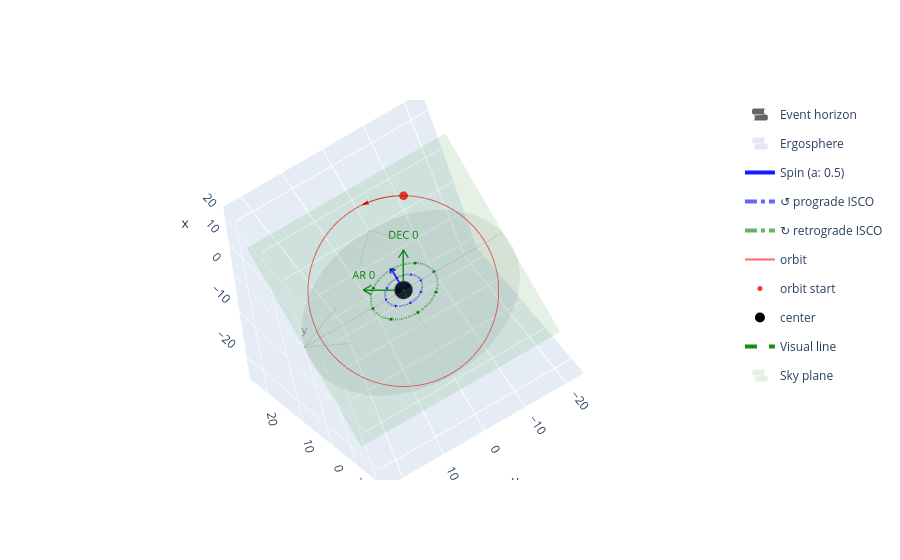

Notebook cell for this chart:
### Code cell
plot = PlotKerr(kerr)
plot.add_path(path)
fig_3d = plot.plot()
fig_3d.write_html(f"{FIGURES_DIR}/orbit_coordinate_validation.html")
fig_3d

### Figure 1 — Plotly figure (JSON) as saved in the notebook; plotly's stock layout.template omitted (floating-point values rounded to 4 significant figures; data arrays with more than 128 entries replaced by an {"elided": "..."} marker saying what was removed)
{"data": [{"colorscale": [[0, "black"], [1, "black"]], "name": "Event horizon", "opacity": 0.6, "showlegend": true, "showscale": false, "type": "surface", "x": {"elided": "60x60 float values"}, "y": {"elided": "60x60 float values"}, "z": {"elided": "60x60 float values"}}, {"colorscale": [[0, "royalblue"], [1, "royalblue"]], "name": "Ergosphere", "opacity": 0.15, "showlegend": true, "showscale": false, "type": "surface", "x": {"elided": "60x60 float values"}, "y": {"elided": "60x60 float values"}, "z": {"elided": "60x60 float values"}}, {"legendgroup": "Spin (a: 0.5)", "line": {"color": "blue", "width": 4}, "mode": "lines", "name": "Spin (a: 0.5)", "opacity": 0.9, "showlegend": true, "type": "scatter3d", "x": [0, 0], "y": [0, 0], "z": [2, 7]}, {"legendgroup": "Spin (a: 0.5)", "line": {"color": "blue", "width": 4}, "mode": "lines", "opacity": 0.9, "showlegend": false, "type": "scatter3d", "x": [0, 0], "y": [0, 0.6], "z": [7, 6]}, {"legendgroup": "Spin (a: 0.5)", "line": {"color": "blue", "width": 4}, "mode": "lines", "opacity": 0.9, "showlegend": false, "type": "scatter3d", "x": [0, 0], "y": [0, -0.6], "z": [7, 6]}, {"legendgroup": "↺ prograde ISCO", "line": {"color": "blue", "dash": "dashdot", "width": 4}, "mode": "lines", "name": "↺ prograde ISCO", "opacity": 0.6, "type": "scatter3d", "x": [4.233, 4.227, 4.209, 4.18, 4.139, 4.086, 4.022, 3.947, 3.861, 3.764, 3.657, 3.539, 3.411, 3.274, 3.128, 2.973, 2.81, 2.639, 2.461, 2.276, 2.084, 1.887, 1.684, 1.477, 1.265, 1.051, 0.8327, 0.6125, 0.3906, 0.1676, -0.05587, -0.2792, -0.5017, -0.7228, -0.9419, -1.158, -1.372, -1.581, -1.786, -1.986, -2.181, -2.369, -2.551, -2.726, -2.893, -3.052, -3.202, -3.344, -3.476, -3.599, -3.712, -3.814, -3.905, -3.986, -4.056, -4.114, -4.161, -4.196, -4.22, -4.232, -4.232, -4.22, -4.196, -4.161, -4.114, -4.056, -3.986, -3.905, -3.814, -3.712, -3.599, -3.476, -3.344, -3.202, -3.052, -2.893, -2.726, -2.551, -2.369, -2.181, -1.986, -1.786, -1.581, -1.372, -1.158, -0.9419, -0.7228, -0.5017, -0.2792, -0.05587, 0.1676, 0.3906, 0.6125, 0.8327, 1.051, 1.265, 1.477, 1.684, 1.887, 2.084, 2.276, 2.461, 2.639, 2.81, 2.973, 3.128, 3.274, 3.411, 3.539, 3.657, 3.764, 3.861, 3.947, 4.022, 4.086, 4.139, 4.18, 4.209, 4.227, 4.233], "y": [0.0, 0.2234, 0.4462, 0.6677, 0.8874, 1.105, 1.319, 1.529, 1.735, 1.937, 2.133, 2.323, 2.506, 2.683, 2.852, 3.013, 3.166, 3.309, 3.444, 3.569, 3.684, 3.789, 3.884, 3.967, 4.039, 4.101, 4.15, 4.188, 4.215, 4.23, 4.233, 4.224, 4.203, 4.171, 4.127, 4.071, 4.005, 3.927, 3.838, 3.738, 3.628, 3.508, 3.378, 3.239, 3.09, 2.933, 2.768, 2.595, 2.415, 2.228, 2.035, 1.837, 1.633, 1.424, 1.212, 0.9963, 0.7778, 0.5571, 0.3349, 0.1117, -0.1117, -0.3349, -0.5571, -0.7778, -0.9963, -1.212, -1.424, -1.633, -1.837, -2.035, -2.228, -2.415, -2.595, -2.768, -2.933, -3.09, -3.239, -3.378, -3.508, -3.628, -3.738, -3.838, -3.927, -4.005, -4.071, -4.127, -4.171, -4.203, -4.224, -4.233, -4.23, -4.215, -4.188, -4.15, -4.101, -4.039, -3.967, -3.884, -3.789, -3.684, -3.569, -3.444, -3.309, -3.166, -3.013, -2.852, -2.683, -2.506, -2.323, -2.133, -1.937, -1.735, -1.529, -1.319, -1.105, -0.8874, -0.6677, -0.4462, -0.2234, -1.037e-15], "z": [0.0, 0.0, 0.0, 0.0, 0.0, 0.0, 0.0, 0.0, 0.0, 0.0, 0.0, 0.0, 0.0, 0.0, 0.0, 0.0, 0.0, 0.0, 0.0, 0.0, 0.0, 0.0, 0.0, 0.0, 0.0, 0.0, 0.0, 0.0, 0.0, 0.0, 0.0, 0.0, 0.0, 0.0, 0.0, 0.0, 0.0, 0.0, 0.0, 0.0, 0.0, 0.0, 0.0, 0.0, 0.0, 0.0, 0.0, 0.0, 0.0, 0.0, 0.0, 0.0, 0.0, 0.0, 0.0, 0.0, 0.0, 0.0, 0.0, 0.0, 0.0, 0.0, 0.0, 0.0, 0.0, 0.0, 0.0, 0.0, 0.0, 0.0, 0.0, 0.0, 0.0, 0.0, 0.0, 0.0, 0.0, 0.0, 0.0, 0.0, 0.0, 0.0, 0.0, 0.0, 0.0, 0.0, 0.0, 0.0, 0.0, 0.0, 0.0, 0.0, 0.0, 0.0, 0.0, 0.0, 0.0, 0.0, 0.0, 0.0, 0.0, 0.0, 0.0, 0.0, 0.0, 0.0, 0.0, 0.0, 0.0, 0.0, 0.0, 0.0, 0.0, 0.0, 0.0, 0.0, 0.0, 0.0, 0.0, 0.0]}, {"hoverinfo": "skip", "legendgroup": "↺ prograde ISCO", "line": {"color": "blue", "width": 4}, "mode": "lines", "opacity": 1, "showlegend": false, "type": "scatter3d", "x": [4.233, 4.081, null, 4.233, 4.385], "y": [0, -0.254, null, 0, -0.254], "z": [0, 0, null, 0, 0]}, {"hoverinfo": "skip", "legendgroup": "↺ prograde ISCO", "line": {"color": "blue", "width": 4}, "mode": "lines", "opacity": 1, "showlegend": false, "type": "scatter3d", "x": [2.993, 3.065, null, 2.993, 3.281], "y": [2.993, 2.706, null, 2.993, 2.921], "z": [0, 0, null, 0, 0]}, {"hoverinfo": "skip", "legendgroup": "↺ prograde ISCO", "line": {"color": "blue", "width": 4}, "mode": "lines", "opacity": 1, "showlegend": false, "type": "scatter3d", "x": [2.592e-16, 0.254, null, 2.592e-16, 0.254], "y": [4.233, 4.081, null, 4.233, 4.385], "z": [0, 0, null, 0, 0]}, {"hoverinfo": "skip", "legendgroup": "↺ prograde ISCO", "line": {"color": "blue", "width": 4}, "mode": "lines", "opacity": 1, "showlegend": false, "type": "scatter3d", "x": [-2.993, -2.706, null, -2.993, -2.921], "y": [2.993, 3.065, null, 2.993, 3.281], "z": [0, 0, null, 0, 0]}, {"hoverinfo": "skip", "legendgroup": "↺ prograde ISCO", "line": {"color": "blue", "width": 4}, "mode": "lines", "opacity": 1, "showlegend": false, "type": "scatter3d", "x": [-4.233, -4.081, null, -4.233, -4.385], "y": [5.184e-16, 0.254, null, 5.184e-16, 0.254], "z": [0, 0, null, 0, 0]}, {"hoverinfo": "skip", "legendgroup": "↺ prograde ISCO", "line": {"color": "blue", "width": 4}, "mode": "lines", "opacity": 1, "showlegend": false, "type": "scatter3d", "x": [-2.993, -3.065, null, -2.993, -3.281], "y": [-2.993, -2.706, null, -2.993, -2.921], "z": [0, 0, null, 0, 0]}, {"hoverinfo": "skip", "legendgroup": "↺ prograde ISCO", "line": {"color": "blue", "width": 4}, "mode": "lines", "opacity": 1, "showlegend": false, "type": "scatter3d", "x": [-7.776e-16, -0.254, null, -7.776e-16, -0.254], "y": [-4.233, -4.081, null, -4.233, -4.385], "z": [0, 0, null, 0, 0]}, {"hoverinfo": "skip", "legendgroup": "↺ prograde ISCO", "line": {"color": "blue", "width": 4}, "mode": "lines", "opacity": 1, "showlegend": false, "type": "scatter3d", "x": [2.993, 2.706, null, 2.993, 2.921], "y": [-2.993, -3.065, null, -2.993, -3.281], "z": [0, 0, null, 0, 0]}, {"legendgroup": "↻ retrograde ISCO", "line": {"color": "green", "dash": "dashdot", "width": 4}, "mode": "lines", "name": "↻ retrograde ISCO", "opacity": 0.6, "type": "scatter3d", "x": [7.555, 7.544, 7.513, 7.46, 7.387, 7.293, 7.179, 7.044, 6.891, 6.718, 6.526, 6.316, 6.088, 5.844, 5.583, 5.307, 5.015, 4.71, 4.392, 4.061, 3.72, 3.367, 3.006, 2.636, 2.258, 1.875, 1.486, 1.093, 0.697, 0.2991, -0.09972, -0.4982, -0.8954, -1.29, -1.681, -2.067, -2.448, -2.822, -3.188, -3.545, -3.892, -4.228, -4.553, -4.864, -5.163, -5.447, -5.715, -5.968, -6.204, -6.423, -6.624, -6.806, -6.97, -7.114, -7.238, -7.342, -7.426, -7.489, -7.531, -7.552, -7.552, -7.531, -7.489, -7.426, -7.342, -7.238, -7.114, -6.97, -6.806, -6.624, -6.423, -6.204, -5.968, -5.715, -5.447, -5.163, -4.864, -4.553, -4.228, -3.892, -3.545, -3.188, -2.822, -2.448, -2.067, -1.681, -1.29, -0.8954, -0.4982, -0.09972, 0.2991, 0.697, 1.093, 1.486, 1.875, 2.258, 2.636, 3.006, 3.367, 3.72, 4.061, 4.392, 4.71, 5.015, 5.307, 5.583, 5.844, 6.088, 6.316, 6.526, 6.718, 6.891, 7.044, 7.179, 7.293, 7.387, 7.46, 7.513, 7.544, 7.555], "y": [0.0, 0.3987, 0.7963, 1.192, 1.584, 1.971, 2.353, 2.729, 3.097, 3.456, 3.806, 4.145, 4.473, 4.788, 5.089, 5.377, 5.65, 5.906, 6.147, 6.37, 6.575, 6.763, 6.931, 7.08, 7.209, 7.318, 7.407, 7.475, 7.522, 7.549, 7.554, 7.538, 7.501, 7.444, 7.365, 7.266, 7.147, 7.008, 6.849, 6.671, 6.475, 6.261, 6.029, 5.78, 5.515, 5.235, 4.94, 4.632, 4.31, 3.977, 3.632, 3.278, 2.914, 2.542, 2.163, 1.778, 1.388, 0.9943, 0.5977, 0.1994, -0.1994, -0.5977, -0.9943, -1.388, -1.778, -2.163, -2.542, -2.914, -3.278, -3.632, -3.977, -4.31, -4.632, -4.94, -5.235, -5.515, -5.78, -6.029, -6.261, -6.475, -6.671, -6.849, -7.008, -7.147, -7.266, -7.365, -7.444, -7.501, -7.538, -7.554, -7.549, -7.522, -7.475, -7.407, -7.318, -7.209, -7.08, -6.931, -6.763, -6.575, -6.37, -6.147, -5.906, -5.65, -5.377, -5.089, -4.788, -4.473, -4.145, -3.806, -3.456, -3.097, -2.729, -2.353, -1.971, -1.584, -1.192, -0.7963, -0.3987, -1.85e-15], "z": [0.0, 0.0, 0.0, 0.0, 0.0, 0.0, 0.0, 0.0, 0.0, 0.0, 0.0, 0.0, 0.0, 0.0, 0.0, 0.0, 0.0, 0.0, 0.0, 0.0, 0.0, 0.0, 0.0, 0.0, 0.0, 0.0, 0.0, 0.0, 0.0, 0.0, 0.0, 0.0, 0.0, 0.0, 0.0, 0.0, 0.0, 0.0, 0.0, 0.0, 0.0, 0.0, 0.0, 0.0, 0.0, 0.0, 0.0, 0.0, 0.0, 0.0, 0.0, 0.0, 0.0, 0.0, 0.0, 0.0, 0.0, 0.0, 0.0, 0.0, 0.0, 0.0, 0.0, 0.0, 0.0, 0.0, 0.0, 0.0, 0.0, 0.0, 0.0, 0.0, 0.0, 0.0, 0.0, 0.0, 0.0, 0.0, 0.0, 0.0, 0.0, 0.0, 0.0, 0.0, 0.0, 0.0, 0.0, 0.0, 0.0, 0.0, 0.0, 0.0, 0.0, 0.0, 0.0, 0.0, 0.0, 0.0, 0.0, 0.0, 0.0, 0.0, 0.0, 0.0, 0.0, 0.0, 0.0, 0.0, 0.0, 0.0, 0.0, 0.0, 0.0, 0.0, 0.0, 0.0, 0.0, 0.0, 0.0, 0.0]}, {"hoverinfo": "skip", "legendgroup": "↻ retrograde ISCO", "line": {"color": "green", "width": 4}, "mode": "lines", "opacity": 1, "showlegend": false, "type": "scatter3d", "x": [7.555, 7.827, null, 7.555, 7.283], "y": [0, 0.4533, null, 0, 0.4533], "z": [0, 0, null, 0, 0]}, {"hoverinfo": "skip", "legendgroup": "↻ retrograde ISCO", "line": {"color": "green", "width": 4}, "mode": "lines", "opacity": 1, "showlegend": false, "type": "scatter3d", "x": [5.342, 5.214, null, 5.342, 4.829], "y": [5.342, 5.855, null, 5.342, 5.47], "z": [0, 0, null, 0, 0]}, {"hoverinfo": "skip", "legendgroup": "↻ retrograde ISCO", "line": {"color": "green", "width": 4}, "mode": "lines", "opacity": 1, "showlegend": false, "type": "scatter3d", "x": [4.626e-16, -0.4533, null, 4.626e-16, -0.4533], "y": [7.555, 7.827, null, 7.555, 7.283], "z": [0, 0, null, 0, 0]}, {"hoverinfo": "skip", "legendgroup": "↻ retrograde ISCO", "line": {"color": "green", "width": 4}, "mode": "lines", "opacity": 1, "showlegend": false, "type": "scatter3d", "x": [-5.342, -5.855, null, -5.342, -5.47], "y": [5.342, 5.214, null, 5.342, 4.829], "z": [0, 0, null, 0, 0]}, {"hoverinfo": "skip", "legendgroup": "↻ retrograde ISCO", "line": {"color": "green", "width": 4}, "mode": "lines", "opacity": 1, "showlegend": false, "type": "scatter3d", "x": [-7.555, -7.827, null, -7.555, -7.283], "y": [9.252e-16, -0.4533, null, 9.252e-16, -0.4533], "z": [0, 0, null, 0, 0]}, {"hoverinfo": "skip", "legendgroup": "↻ retrograde ISCO", "line": {"color": "green", "width": 4}, "mode": "lines", "opacity": 1, "showlegend": false, "type": "scatter3d", "x": [-5.342, -5.214, null, -5.342, -4.829], "y": [-5.342, -5.855, null, -5.342, -5.47], "z": [0, 0, null, 0, 0]}, {"hoverinfo": "skip", "legendgroup": "↻ retrograde ISCO", "line": {"color": "green", "width": 4}, "mode": "lines", "opacity": 1, "showlegend": false, "type": "scatter3d", "x": [-1.388e-15, 0.4533, null, -1.388e-15, 0.4533], "y": [-7.555, -7.827, null, -7.555, -7.283], "z": [0, 0, null, 0, 0]}, {"hoverinfo": "skip", "legendgroup": "↻ retrograde ISCO", "line": {"color": "green", "width": 4}, "mode": "lines", "opacity": 1, "showlegend": false, "type": "scatter3d", "x": [5.342, 5.855, null, 5.342, 5.47], "y": [-5.342, -5.214, null, -5.342, -4.829], "z": [0, 0, null, 0, 0]}, {"line": {"color": "red", "width": 2}, "mode": "lines", "name": "orbit", "opacity": 0.6, "type": "scatter3d", "x": {"elided": "1847 float values"}, "y": {"elided": "1847 float values"}, "z": {"elided": "1847 float values"}}, {"marker": {"color": "red", "opacity": 0.8, "size": 5}, "mode": "markers", "name": "orbit start", "type": "scatter3d", "x": [12.25], "y": [-10.0], "z": [12.25]}, {"anchor": "tail", "colorscale": [[0, "red"], [1, "red"]], "name": "orbit end", "opacity": 0.8, "showscale": false, "sizemode": "absolute", "sizeref": 1.667, "type": "cone", "u": [0.01325], "v": [0.221], "w": [0.0292], "x": [14.12], "y": [-2.777], "z": [13.93]}, {"colorscale": [[0, "gray"], [1, "gray"]], "opacity": 0.08, "showscale": false, "type": "surface", "x": {"elided": "50x50 float values"}, "y": {"elided": "50x50 float values"}, "z": {"elided": "50x50 float values"}}, {"marker": {"color": "black", "opacity": 1, "size": 10}, "mode": "markers", "name": "center", "type": "scatter3d", "x": [0], "y": [0], "z": [0]}, {"legendgroup": "equatorial_axes", "line": {"color": "gray", "width": 2}, "mode": "lines", "name": "x", "opacity": 0.2, "showlegend": false, "type": "scatter3d", "x": [-24.29, 24.29], "y": [0, 0], "z": [0, 0]}, {"legendgroup": "equatorial_axes", "line": {"color": "gray", "width": 2}, "mode": "lines", "name": "x", "opacity": 0.2, "showlegend": false, "type": "scatter3d", "x": [24.29, 14.57], "y": [0, 5.829], "z": [0, 0]}, {"legendgroup": "equatorial_axes", "line": {"color": "gray", "width": 2}, "mode": "lines", "name": "x", "opacity": 0.2, "showlegend": false, "type": "scatter3d", "x": [24.29, 14.57], "y": [0, -5.829], "z": [0, 0]}, {"legendgroup": "equatorial_axes", "mode": "text", "name": "x", "showlegend": false, "text": ["x"], "textfont": {"color": "gray", "size": 11}, "type": "scatter3d", "x": [24.29], "y": [0], "z": [0]}, {"legendgroup": "equatorial_axes", "line": {"color": "gray", "width": 2}, "mode": "lines", "name": "y", "opacity": 0.2, "showlegend": false, "type": "scatter3d", "x": [0, 0], "y": [-24.29, 24.29], "z": [0, 0]}, {"legendgroup": "equatorial_axes", "line": {"color": "gray", "width": 2}, "mode": "lines", "name": "y", "opacity": 0.2, "showlegend": false, "type": "scatter3d", "x": [0, 5.829], "y": [24.29, 14.57], "z": [0, 0]}, {"legendgroup": "equatorial_axes", "line": {"color": "gray", "width": 2}, "mode": "lines", "name": "y", "opacity": 0.2, "showlegend": false, "type": "scatter3d", "x": [0, -5.829], "y": [24.29, 14.57], "z": [0, 0]}, {"legendgroup": "equatorial_axes", "mode": "text", "name": "y", "showlegend": false, "text": ["y"], "textfont": {"color": "gray", "size": 11}, "type": "scatter3d", "x": [0], "y": [24.29], "z": [0]}, {"legendgroup": "visual_line", "line": {"color": "green", "dash": "dash", "width": 4}, "mode": "lines", "name": "Visual line", "opacity": 0.9, "showlegend": true, "type": "scatter3d", "x": [9.899, -9.899], "y": [0, 0], "z": [-9.899, 9.899]}, {"anchor": "tail", "colorscale": [[0, "green"], [1, "green"]], "legendgroup": "visual_line", "name": "Visual line", "opacity": 0.9, "showlegend": false, "showscale": false, "sizemode": "absolute", "sizeref": 0.7, "type": "cone", "u": [-1.485], "v": [0], "w": [1.485], "x": [-8.415], "y": [0], "z": [8.415]}, {"colorscale": [[0, "green"], [1, "green"]], "name": "Sky plane", "opacity": 0.1, "showlegend": true, "showscale": false, "type": "surface", "x": {"elided": "20x20 float values"}, "y": {"elided": "20x20 float values"}, "z": {"elided": "20x20 float values"}}, {"legendgroup": "visual_line", "line": {"color": "green", "width": 3}, "mode": "lines", "name": "DEC 0", "opacity": 0.85, "showlegend": false, "type": "scatter3d", "x": [0, 5.206], "y": [0, -4.251], "z": [0, 5.206]}, {"legendgroup": "visual_line", "line": {"color": "green", "width": 3}, "mode": "lines", "name": "DEC 0", "opacity": 0.85, "showlegend": false, "type": "scatter3d", "x": [5.206, 4.525], "y": [-4.251, -2.517], "z": [5.206, 4.525]}, {"legendgroup": "visual_line", "line": {"color": "green", "width": 3}, "mode": "lines", "name": "DEC 0", "opacity": 0.85, "showlegend": false, "type": "scatter3d", "x": [5.206, 3.804], "y": [-4.251, -4.284], "z": [5.206, 3.804]}, {"legendgroup": "visual_line", "mode": "text", "name": "DEC 0", "showlegend": false, "text": ["DEC 0"], "textfont": {"color": "green", "size": 11}, "type": "scatter3d", "x": [5.206], "y": [-4.251], "z": [5.206]}, {"legendgroup": "visual_line", "line": {"color": "green", "width": 3}, "mode": "lines", "name": "AR 0", "opacity": 0.85, "showlegend": false, "type": "scatter3d", "x": [0, 3.006], "y": [0, 7.362], "z": [0, 3.006]}, {"legendgroup": "visual_line", "line": {"color": "green", "width": 3}, "mode": "lines", "name": "AR 0", "opacity": 0.85, "showlegend": false, "type": "scatter3d", "x": [3.006, 3.029], "y": [7.362, 5.38], "z": [3.006, 3.029]}, {"legendgroup": "visual_line", "line": {"color": "green", "width": 3}, "mode": "lines", "name": "AR 0", "opacity": 0.85, "showlegend": false, "type": "scatter3d", "x": [3.006, 1.78], "y": [7.362, 6.4], "z": [3.006, 1.78]}, {"legendgroup": "visual_line", "mode": "text", "name": "AR 0", "showlegend": false, "text": ["AR 0"], "textfont": {"color": "green", "size": 11}, "type": "scatter3d", "x": [3.006], "y": [7.362], "z": [3.006]}], "layout": {"scene": {"aspectmode": "cube", "camera": {"eye": {"x": -1.414, "y": 0, "z": 1.414}, "up": {"x": 0.6124, "y": -0.5, "z": 0.6124}}, "xaxis": {"range": [-24.29, 24.29]}, "yaxis": {"range": [-24.29, 24.29]}, "zaxis": {"range": [-24.29, 24.29]}}}}
